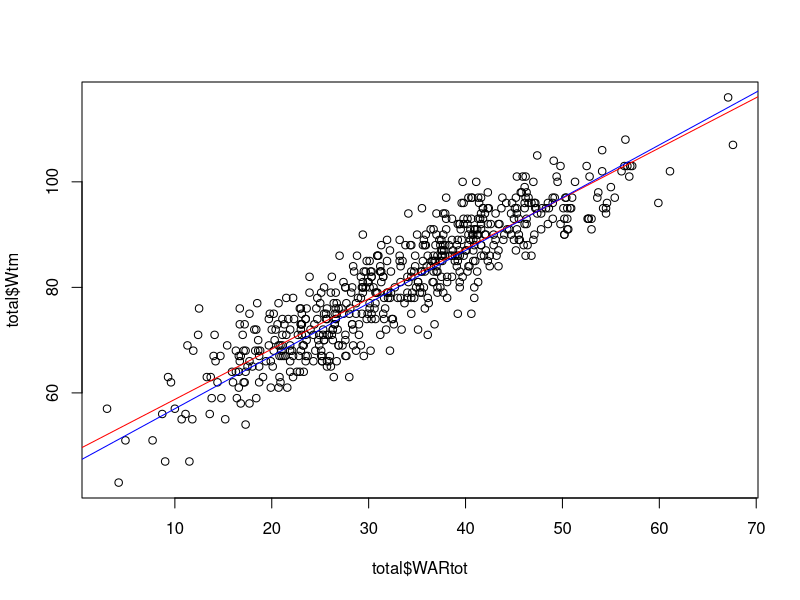
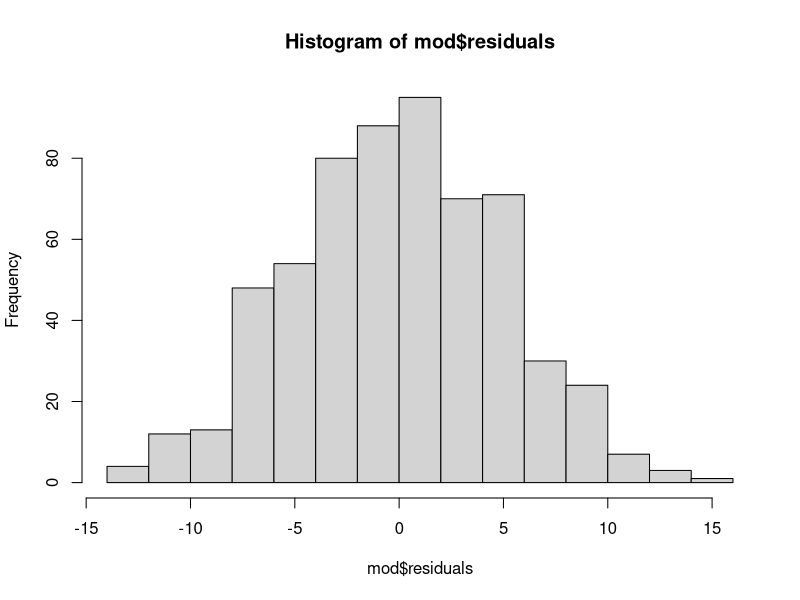
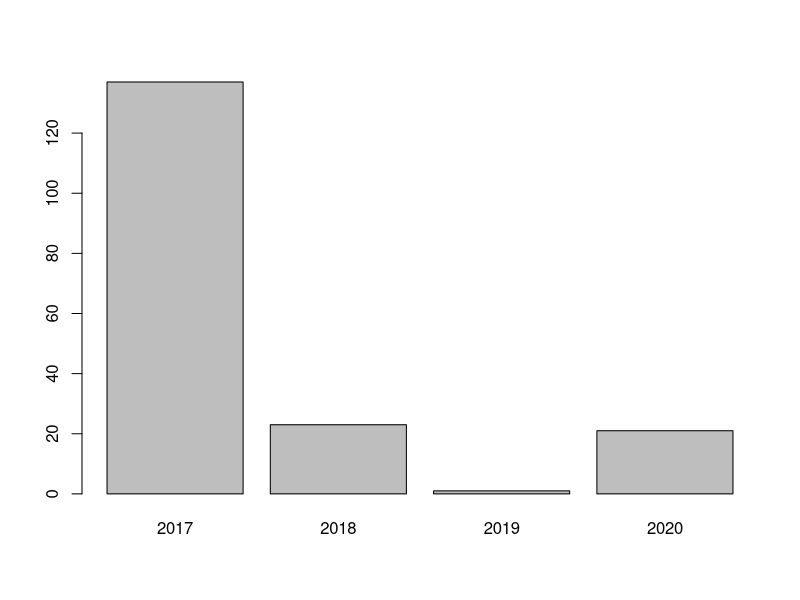
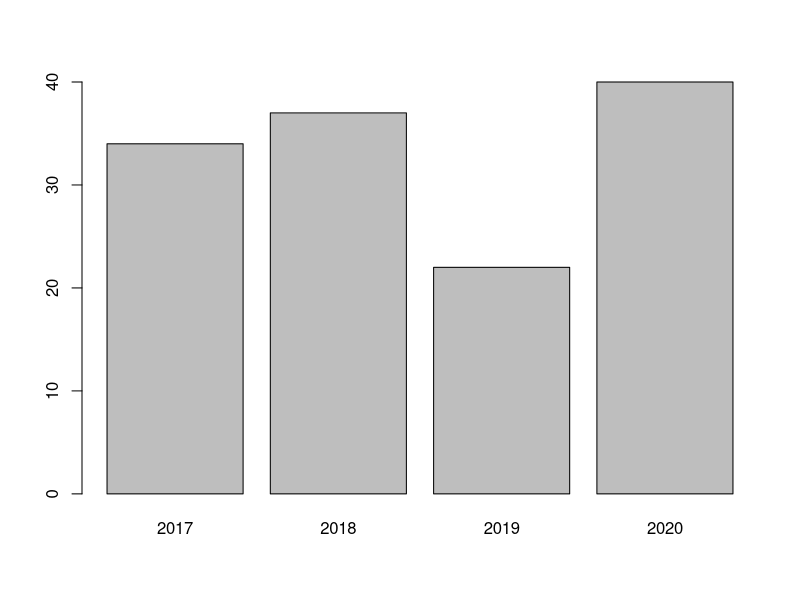
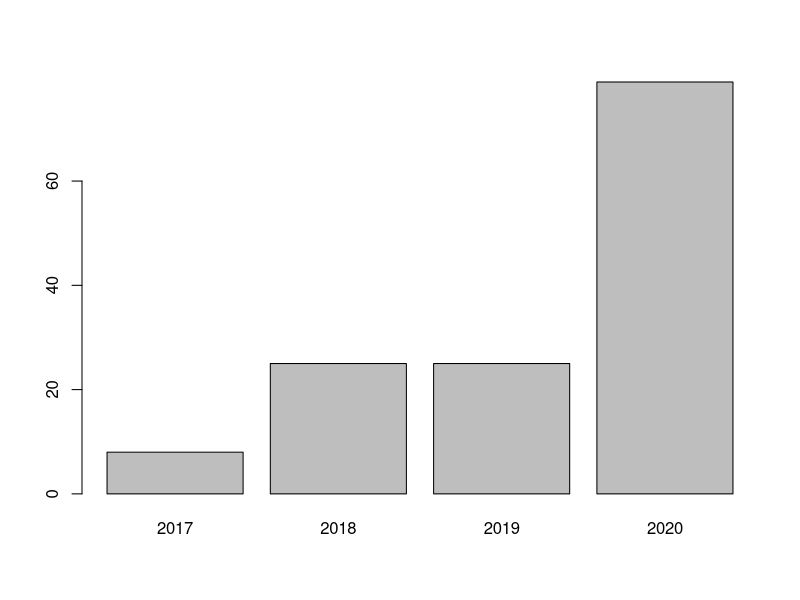
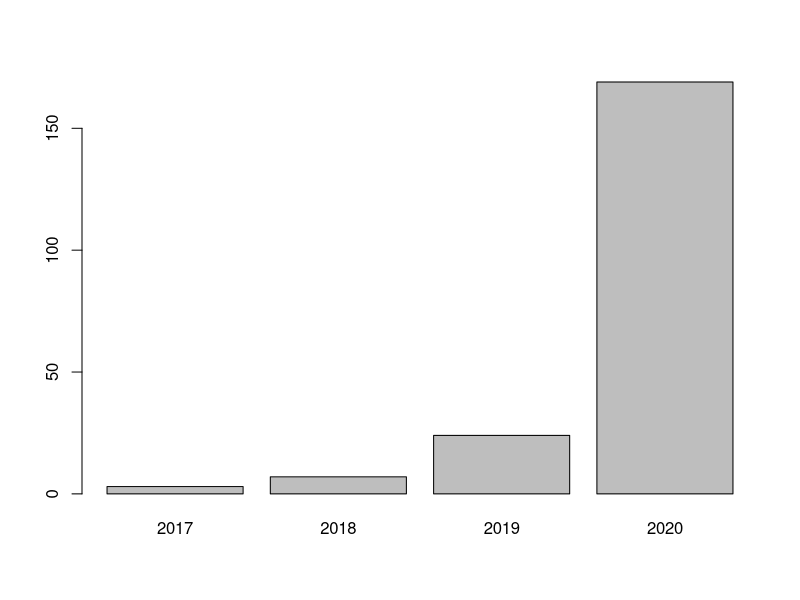
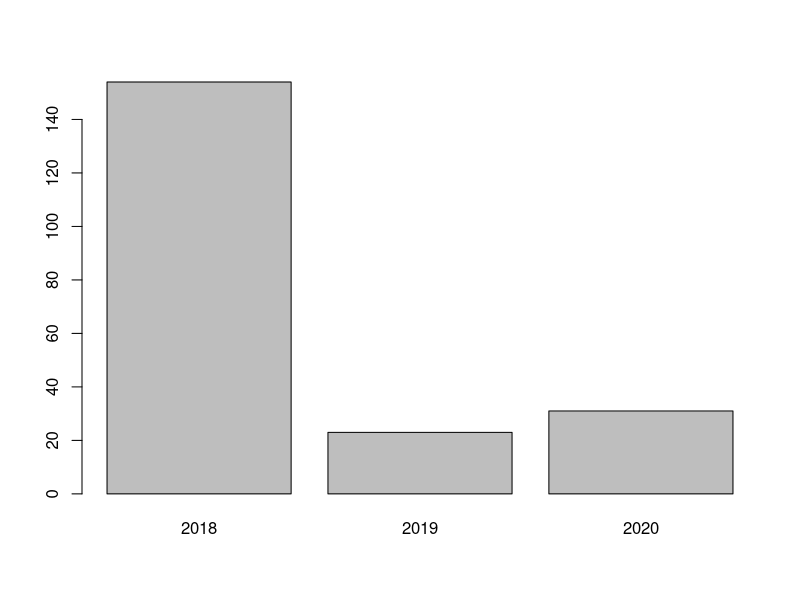
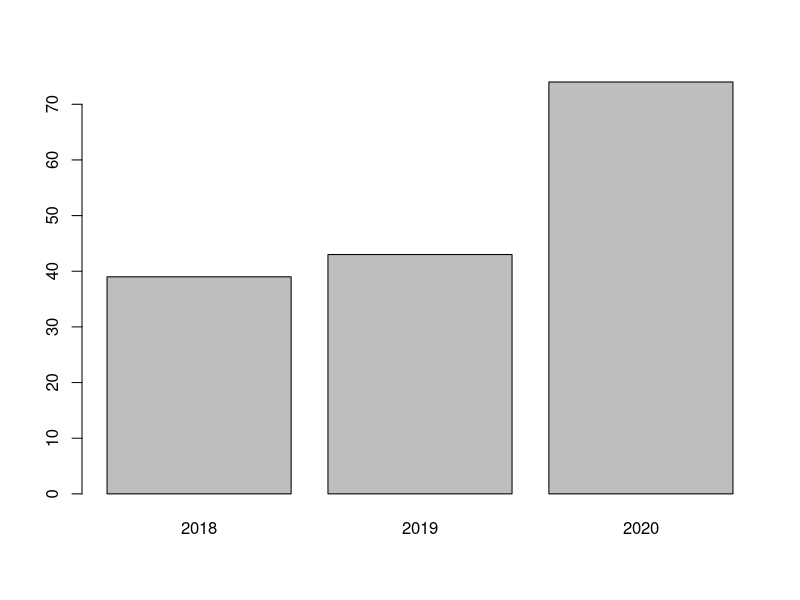

The R script that drew these images, in order:
total = read.csv("total.csv")

# Wins from WAR sum regression
mod <- lm(Wtm ~ WARtot, data=total); summary(mod)
{
  plot(total$WARtot, total$Wtm, col="black"); 
  abline(mod, col="red");
  abline(47, 1, col="blue")
}

hist(mod$residuals)
sd(mod$residuals)

# ETA vs. real ETA

# Adding in actual ETA based on leaderboards

board_2017 = read.csv("ETA Data/2017-board-data.csv")
board_2018 = read.csv("ETA Data/2018-board-data.csv")
leaders_2017 = read.csv("ETA Data/leaders-2017.csv")
leaders_2018 = read.csv("ETA Data/leaders-2018.csv")
leaders_2019 = read.csv("ETA Data/leaders-2019.csv")

board_2017$in2017 <- board_2017$Name %in% leaders_2017$Name
board_2017$in2018 <- board_2017$Name %in% leaders_2018$Name
board_2017$in2019 <- board_2017$Name %in% leaders_2019$Name

board_2018$in2018 <- board_2018$Name %in% leaders_2018$Name
board_2018$in2019 <- board_2018$Name %in% leaders_2019$Name

# Set ETA
{
board_2017$debut <-
  (2017 * board_2017$in2017) + 
  (2018 * (!board_2017$in2017 & board_2017$in2018)) + 
  (2019 * (!board_2017$in2017 & !board_2017$in2018 & board_2017$in2019)) + 
  (2020 * (!board_2017$in2017 & !board_2017$in2018 & !board_2017$in2019))
}

{
  board_2018$debut <-
    (2018 * (board_2018$in2018)) + 
    (2019 * (!board_2018$in2018 & board_2018$in2019)) + 
    (2020 * (!board_2018$in2018 & !board_2018$in2019))
}

# Tables and graphs
tab <- table(board_2017$ETA, board_2017$debut); tab
prop.table(tab, 1)

barplot(table(board_2017$debut[board_2017$ETA == 2017]))
barplot(table(board_2017$debut[board_2017$ETA == 2018]))
barplot(table(board_2017$debut[board_2017$ETA == 2019]))
barplot(table(board_2017$debut[board_2017$ETA > 2019]))

tab <- table(board_2018$ETA, board_2018$debut); tab
prop.table(tab, 1)

barplot(table(board_2018$debut[board_2018$ETA == 2018]))
barplot(table(board_2018$debut[board_2018$ETA == 2019]))
barplot(table(board_2018$debut[board_2018$ETA > 2019]))

# FV Drift

board_2019 = read.csv("ETA Data/2019-board-data.csv")
board_2020 = read.csv("ETA Data/2020-board-data.csv")

total_board <- rbind(data.frame("Name"=board_2017$Name), 
                     data.frame("Name"=board_2018$Name),
                     data.frame("Name"=board_2019$Name),
                     data.frame("Name"=board_2020$Name))
total_board <- unique(total_board)

total_board <- merge(total_board,
                     data.frame("Name"=board_2017$Name,
                                "FV2017"=board_2017$FV), by=c("Name"), all=TRUE)
total_board <- merge(total_board,
                     data.frame("Name"=board_2018$Name,
                                "FV2018"=board_2018$FV), by=c("Name"), all=TRUE)
total_board <- merge(total_board,
                     data.frame("Name"=board_2019$Name,
                                "FV2019"=board_2019$FV), by=c("Name"), all=TRUE)
total_board <- merge(total_board,
                     data.frame("Name"=board_2020$Name,
                                "FV2020"=board_2020$FV), by=c("Name"), all=TRUE)

tab1 <- table(total_board$FV2017, total_board$FV2018); tab1
tab2 <- table(total_board$FV2018, total_board$FV2019); tab2
tab3 <- table(total_board$FV2019, total_board$FV2020); tab3

prop.table(tab1, 1)
prop.table(tab2, 1)
prop.table(tab3, 1)

# Roughly: 
# Stay probabililty: 30-50
# Up/down one:       15-35
# Up/down two:        5-15

